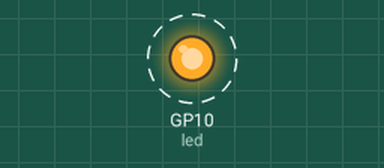
Recording of a program running on a simulated Raspberry Pi Pico running MicroPython. On the bench: output pins drawn as LEDs (lit = HIGH). Dashed ring = blinking.

Above: at 0.2 s.
Timing chart, 0 to 3.0 s (numbered marks = the images above):
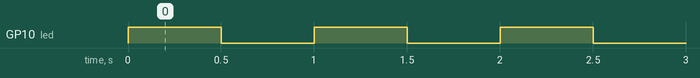

Measured:
- by itself, GP10 (led): alternates HIGH for 0.50 s and LOW for 0.50 s

The program:

maker-pi-pico-blinking.py
```python
###  This example code uses: Maker Pi Pico ;; Reference: www.cytron.io/p-maker-pi-pico

import machine
import utime

# LED BLINKING

led = machine.Pin(10, machine.Pin.OUT)   # set pin 10 as OUTPUT

while True:
    led.toggle()     # toggle LED
    utime.sleep(0.5) # sleep 500ms
```
